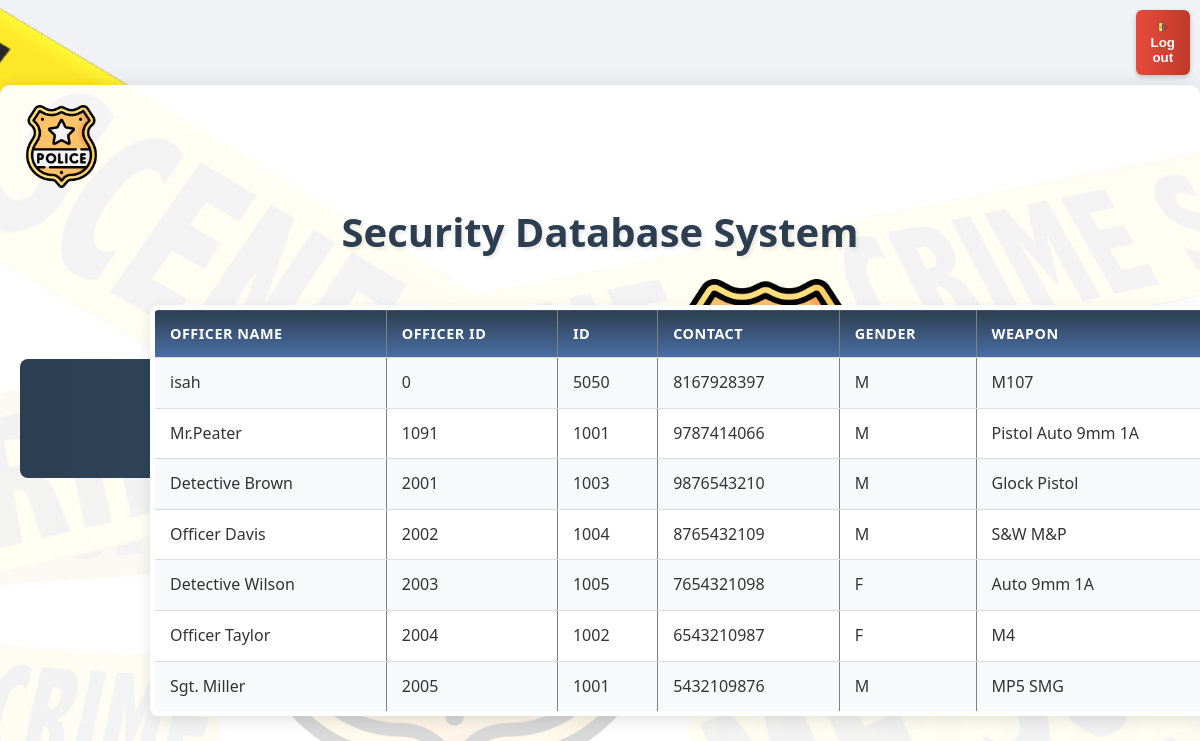
The app's page /offList.php (signed in) with its own data.
### tables this page shows
CREATE TABLE `officer` (
  `offName` varchar(25) NOT NULL,
  `offID` int(5) NOT NULL,
  `ID` int(5) NOT NULL,
  `contact` bigint(20) NOT NULL,
  `gender` varchar(1) NOT NULL,
  `weapon` varchar(20) NOT NULL,
  `role` varchar(20) NOT NULL
);

### offList.php (the view, shortened to what this page needs)
<!DOCTYPE html>
<html>
   <head>
      <link rel='stylesheet' type='text/css' media='screen' href='style_1.css'>
   </head>
   <body>
      <button name="logout" style="margin-left: 1424px;"><img src="logout.png" style="width:10px"><a href = "logout.php">Log out</a></button>
      <div class="container" style="height:980px;">
      <div class="finaldiv">
      <span class="head1"><img src="police_logo.png" width="16.2%"></span>
      <span class="head_txt">Security Database System</span>
      <span class="head2"><img src="police_logo.png" width="38%"></span>
      <br>
      <div class="navbar">
         <ul style="margin-left:20px">
            <li><a href="home.php"><b>Information</b></a></li>
            <li><a href="search.php" ><b>Search</b></a></li>
            <li><a href="offList.php" class="active"><b>Officers</b></a></li>
            <li><a href="analysis.php"><b>Analytics</b></a></li>
            <li><a href="logout.php"><b>Logout</b></a></li>
         </ul>
         <br>
         <br>
         <div>
            <table border="5" style="position:absolute; left:150px;top:200px;" style="position:absolute;top:140px;background-image: url('police_logo_1.png'); background-repeat:no-repeat;margin-top: 50px; background-size: 90%; width: 50%;height:469px">
            <tr>
               <th>Officer Name</th>
               <th>Officer ID</th>
               <th>ID</th>
               <th>Contact</th>
               <th>Gender</th>
               <th>Weapon</th>
            </tr>
         </div>
      </div>
   </body>
</html>
<?php
   include("config.php");
   $q1 = "SELECT * FROM `officer`";
   $result = mysqli_query($db,$q1);
   if($result){
       while($row=mysqli_fetch_array($result)){
           echo'
   <tr>
           <td>'.htmlspecialchars($row['offName'], ENT_QUOTES, 'UTF-8').'</td>
           <td>'. htmlspecialchars($row['offID'], ENT_QUOTES, 'UTF-8').'</td>
           <td>'. htmlspecialchars($row['ID'], ENT_QUOTES, 'UTF-8').'</td>
           <td>'.htmlspecialchars($row['contact'], ENT_QUOTES, 'UTF-8').'</td>
           <td>'. htmlspecialchars($row['gender'], ENT_QUOTES, 'UTF-8').'</td>
           <td>'. htmlspecialchars($row['weapon'], ENT_QUOTES, 'UTF-8').'</td>
           <td>'.htmlspecialchars($row['role'], ENT_QUOTES, 'UTF-8').'</td>
   </tr>';
       }
       echo '</table></div></div></div></body></html>';
   }
   else{
       echo"error";
   }
   ?>

### style_1.css (style rules this page uses)
* { box-sizing: border-box; margin: 0; padding: 0; }
body { background: url('log_back.png'); background-color: #f0f2f5; background-size: cover; background-attachment: fixed; font-family: 'Segoe UI', Tahoma, Geneva, Verdana, sans-serif; color: #333; line-height: 1.6; }
.container { position: relative; max-width: 1200px; margin: 20px auto; border-radius: 10px; background: rgba(255, 255, 255, 0.95); box-shadow: 0 5px 25px rgba(0, 0, 0, 0.15); overflow: hidden; padding: 20px; }
.finaldiv { width: 100%; }
.head1, .head2 { height: 80px; }
.head1 { float: left; }
.head2 { float: right; }
.head_txt { text-align: center; font-family: 'Segoe UI', Tahoma, Geneva, Verdana, sans-serif; font-size: 2.5rem; font-weight: bold; color: #2c3e50; text-shadow: 2px 2px 4px rgba(0,0,0,0.1); padding: 15px 0; display: block; clear: both; }
.navbar { background: linear-gradient(to right, #2c3e50, #4a6fa5); border-radius: 8px; padding: 10px 0; margin: 20px 0; width: 100%; overflow: hidden; }
.navbar ul { list-style-type: none; display: flex; justify-content: center; flex-wrap: wrap; }
.navbar li { margin: 0 15px; }
.navbar a { text-decoration: none; color: white; font-size: 1.1rem; font-weight: 500; padding: 10px 15px; border-radius: 6px; transition: all 0.3s ease; display: block; }
.navbar a:hover, .navbar a.active { background-color: rgba(255, 255, 255, 0.2); transform: translateY(-2px); }
button[name="logout"] { background: linear-gradient(to right, #e74c3c, #c0392b); border: none; border-radius: 6px; padding: 10px 15px; margin: 10px; cursor: pointer; float: right; transition: all 0.3s ease; box-shadow: 0 2px 5px rgba(0,0,0,0.2); }
button[name="logout"] a { color: white; text-decoration: none; font-weight: bold; }
table { width: 100%; border-collapse: collapse; margin: 20px 0; background-color: white; border-radius: 8px; overflow: hidden; box-shadow: 0 5px 15px rgba(0,0,0,0.1); }
th, td { padding: 12px 15px; text-align: left; border-bottom: 1px solid #ddd; }
th { background: linear-gradient(to bottom, #2c3e50, #4a6fa5); color: white; font-weight: 600; text-transform: uppercase; font-size: 0.9rem; letter-spacing: 0.5px; }
tr:nth-child(even) { background-color: #f8f9fa; }
a { text-decoration: none; color: #4a6fa5; transition: color 0.3s ease; }

### records on screen
officer: offName "isah", offID "0", ID "5050", contact "8167928397", gender "M", weapon "M107"
officer: offName "Mr.Peater", offID "1091", ID "1001", contact "9787414066", gender "M", weapon "Pistol Auto 9mm 1A"
officer: offName "Detective Brown", offID "2001", ID "1003", contact "9876543210", gender "M", weapon "Glock Pistol"
officer: offName "Officer Davis", offID "2002", ID "1004", contact "8765432109", gender "M", weapon "S&W M&P"
officer: offName "Detective Wilson", offID "2003", ID "1005", contact "7654321098", gender "F", weapon "Auto 9mm 1A"
officer: offName "Officer Taylor", offID "2004", ID "1002", contact "6543210987", gender "F", weapon "M4"
officer: offName "Sgt. Miller", offID "2005", ID "1001", contact "5432109876", gender "M", weapon "MP5 SMG"
